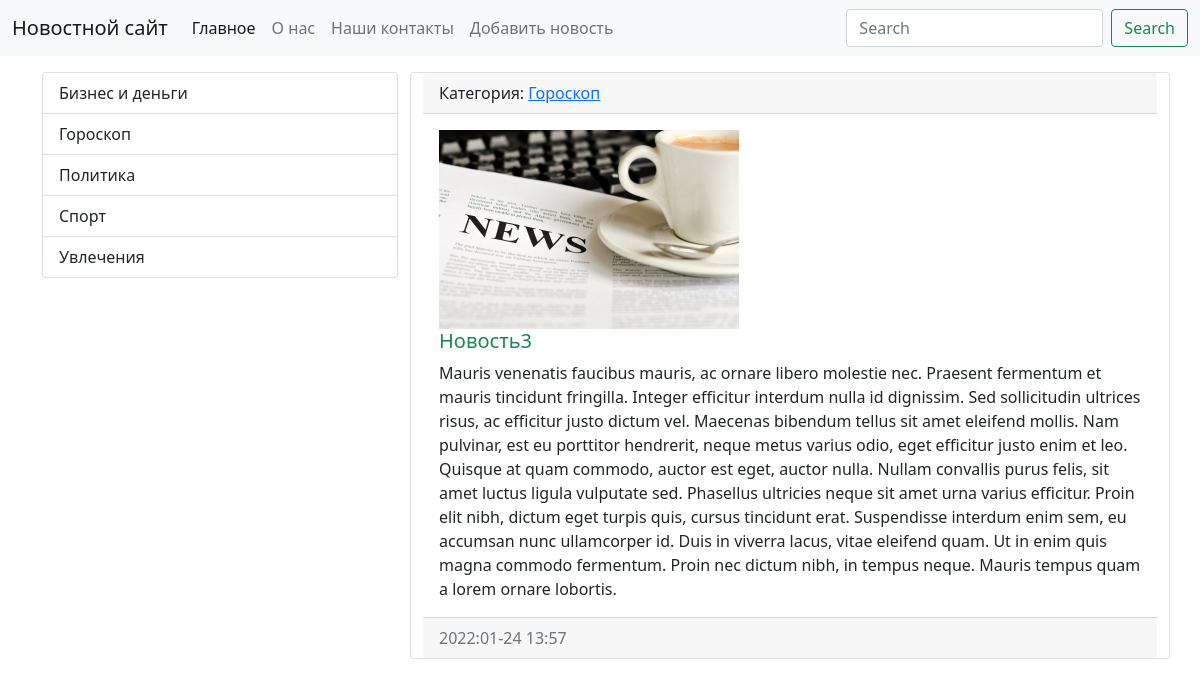
Screenshot of /views_news/5 with the database file from the repository.
### firsrapp/models.py (models this page shows, shortened)
class Category(models.Model):
    title = models.CharField(max_length=150, db_index=True, verbose_name='Категория новости')
    def get_absolute_url(self):
        return "/category/%i" % self.pk
    def __str__(self):
        return self.title
    class Meta:
        verbose_name = 'Категория'
        verbose_name_plural = 'Категории'
        ordering = ['title']

class News(models.Model):
    title = models.CharField(max_length=200, verbose_name='Заголовок')
    content = models.TextField(blank=True, verbose_name='Контент')
    created_date = models.DateTimeField(auto_now_add=True, verbose_name='Создано')
    update_at = models.DateTimeField(auto_now=True, verbose_name='Обновлено')
    photo = models.ImageField(upload_to='photos/%Y/%m/%d', default=' ')
    is_published = models.BooleanField(default=True, verbose_name='Опубликовано')
    category = models.ForeignKey('Category', on_delete=models.PROTECT, verbose_name='Категория',
                                 related_name='findnews')
    views = models.IntegerField(default=0)
    class Meta:
        verbose_name = 'Новость'
        verbose_name_plural = 'Новости'
        ordering = ['created_date']

### firsrapp/views.py (the view)
# urls.py: path('views_news/<int:pk>', ViewNews.as_view(), name='views_news'),
class ViewNews(DetailView):
    model = News
    context_object_name = 'news_item'

### firsrapp/templatetags/news_tags.py (called while the page is built)
@register.simple_tag()
def find_category():
    categories = Category.objects.annotate(cnt=Count('title')).filter(cnt__gt=0)
    return Category.objects.all()

### firsrapp/templates/firsrapp/news_detail.html (shortened to what this page needs)
{% extends 'base.html' %}
{% block sidebar %}
<div class="list-group">
  {% include 'inc/_sidebar.html' %}
</div>
{% endblock %}
{% block content %}
  <div class="row">
    <div class="card mb-3">
      <div class="card-header">
                Категория: <a href="{{ news_item.category.get_absolute_url }}">{{ news_item.category }}</a>
      </div>
      <div class="col-mt-3">
      <div class="card-body">
        <div class="media">
          <div class="media-body">
            {% if news_item.photo %}
                  <img src="{{ news_item.photo.url }}" width="300px">
            {% else %}
                 <img src="https://www.escogroup.com/wwwroot/sites/default/files/2017-10/default-placeholder_2.png" width="300px">
            {% endif %}
        <h5 class="card-title {% cycle 'text-success'  'text-danger' %}">{{ news_item.title }}</h5>
        <p class="card-text">
          {{ news_item.content }}</p>
      </div>
        </div>
      </div>
      <div class="card-footer text-muted">
        {{ news_item.created_date|date:"Y:m-d H:i" }}
      </div>
    </div>
    </div>
      </div>
{% endblock %}

### templates/inc/_sidebar.html
        {% load news_tags %}
            <div class="list-group">
                {% find_category as categories %}
                {% for item in categories %}
                   <a href="{{ item.get_absolute_url }}" class="list-group-item list-group-item-action" aria-current="true">
               {{ item.title}}
              </a>
                {%endfor%}
            </div>

### rows the page displays
Category: title "Бизнес и деньги"
Category: title "Гороскоп"
Category: title "Политика"
Category: title "Спорт"
Category: title "Увлечения"
News: category "Гороскоп", photo (picture), title "Новость3", content "Mauris venenatis faucibus mauris, ac ornare libero molestie nec. Praesent fermentum et mauris tincidunt fringilla. Integer efficitur interdum nulla id dignissim. Sed sollicitudin ultrices risus, ac efficitur justo dictum vel. Maecenas bibendum tellus sit amet eleifend mollis. Nam pulvinar, est eu porttitor hendrerit, neque metus varius odio, eget efficitur justo enim et leo. Quisque at quam commodo, auctor est eget, auctor nulla. Nullam convallis purus felis, sit amet luctus ligula vulputate sed. Phasellus ultricies neque sit amet urna varius efficitur. Proin elit nibh, dictum eget turpis quis, cursus tincidunt erat. Suspendisse interdum enim sem, eu accumsan nunc ullamcorper id. Duis in…", created_date "2022:01-24 13:57"
